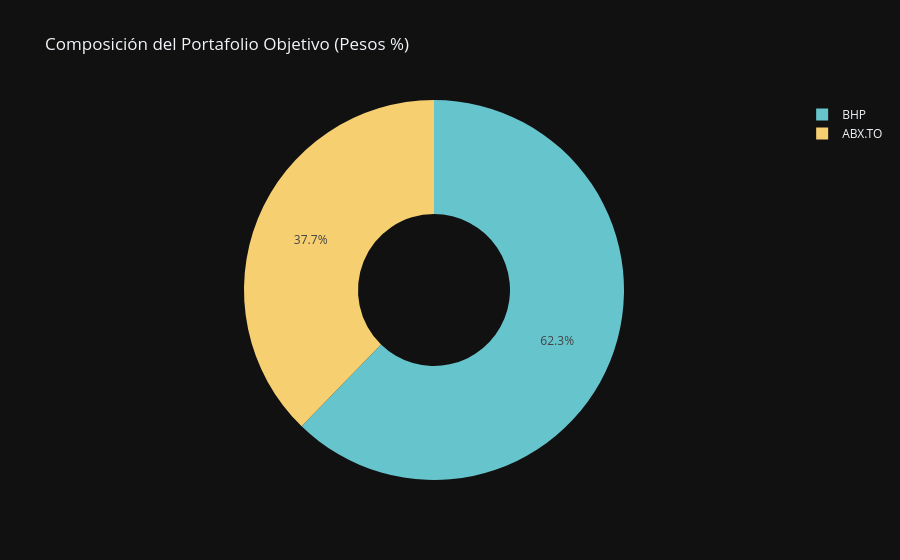
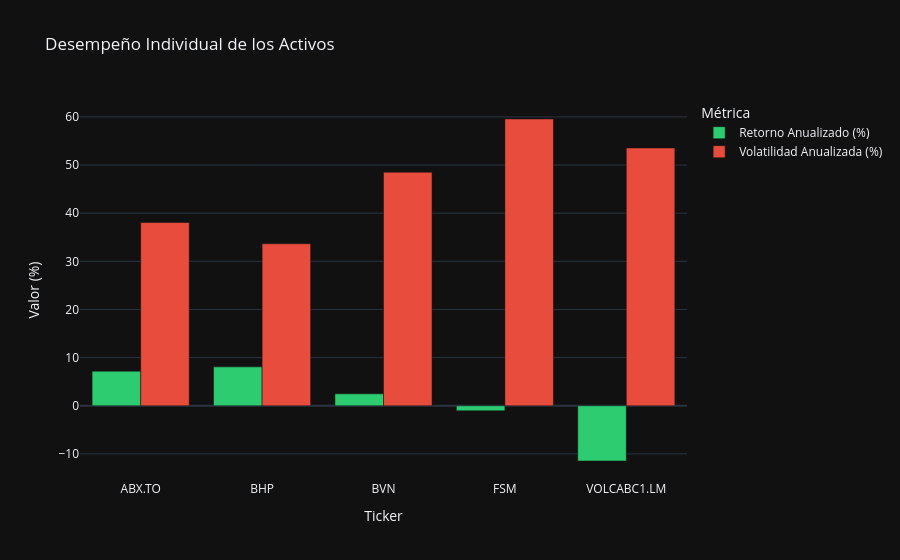
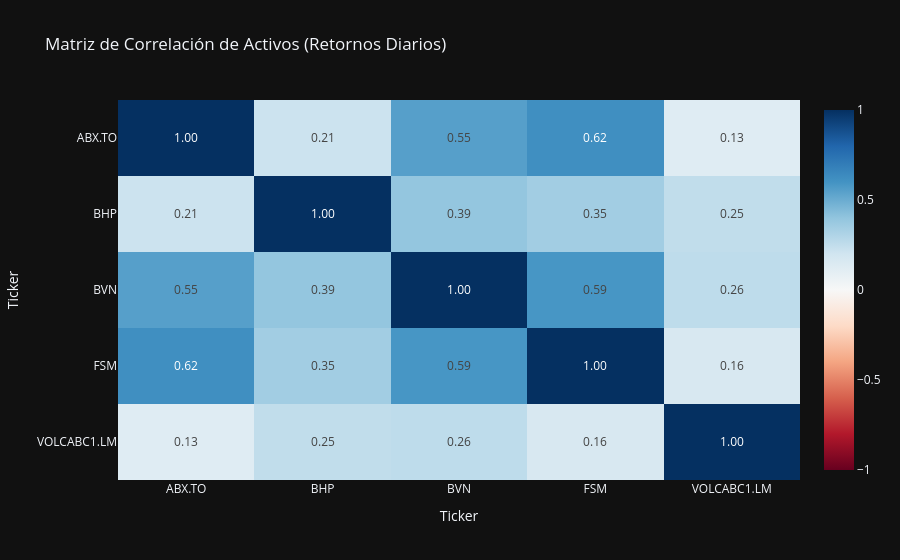

Write notebook code for charts like these, in order.
### Markdown cell above
## 6. Gráficos Descriptivos Adicionales

Incluimos la distribución del portafolio objetivo (Dona), el desempeño individual de activos (Barras) y la correlación (Heatmap) para complementar el análisis.

### Code cell
# 1. Composición del Portafolio Objetivo (Dona)
df_pesos = pd.DataFrame({'Ticker': TICKERS_ORDENADOS, 'Peso (%)': (w_optimo * 100).round(2)})
df_pesos_filtrado = df_pesos[df_pesos['Peso (%)'] > 0.01]
fig_dona = px.pie(
    df_pesos_filtrado, 
    values='Peso (%)', 
    names='Ticker', 
    title='Composición del Portafolio Objetivo (Pesos %)', 
    hole=0.4,
    color_discrete_sequence=px.colors.qualitative.Pastel
)
fig_dona.update_layout(template='plotly_dark')
fig_dona.show()

# 2. Desempeño Individual de los Activos
df_activos = pd.DataFrame({
    'Ticker': TICKERS_ORDENADOS,
    'Retorno Anualizado (%)': (mu * 100).round(2),
    'Volatilidad Anualizada (%)': (np.sqrt(np.diag(Sigma)) * 100).round(2)
})
df_long = df_activos.melt(id_vars='Ticker', value_vars=['Retorno Anualizado (%)', 'Volatilidad Anualizada (%)'],
                          var_name='Métrica', value_name='Valor (%)')
fig_activos = px.bar(
    df_long,
    x='Ticker',
    y='Valor (%)',
    color='Métrica',
    barmode='group',
    title='Desempeño Individual de los Activos',
    color_discrete_sequence=['#2ecc71', '#e74c3c']
)
fig_activos.update_layout(template='plotly_dark')
fig_activos.show()

# 3. Matriz de Correlación
correlaciones = retornos_diarios.corr()
fig_heatmap = px.imshow(
    correlaciones,
    text_auto=".2f",
    aspect="auto",
    color_continuous_scale="RdBu",
    zmin=-1, zmax=1,
    title="Matriz de Correlación de Activos (Retornos Diarios)"
)
fig_heatmap.update_layout(template='plotly_dark')
fig_heatmap.show()

### Figure 1 — Plotly figure (JSON) as saved in the notebook; plotly's stock layout.template omitted (floating-point values rounded to 4 significant figures)
{"data": [{"domain": {"x": [0, 1], "y": [0, 1]}, "hole": 0.4, "hovertemplate": "Ticker=%{label}<br>Peso (%)=%{value}<extra></extra>", "labels": ["ABX.TO", "BHP"], "legendgroup": "", "name": "", "showlegend": true, "type": "pie", "values": [37.73, 62.27]}], "layout": {"legend": {"tracegroupgap": 0}, "piecolorway": ["rgb(102, 197, 204)", "rgb(246, 207, 113)", "rgb(248, 156, 116)", "rgb(220, 176, 242)", "rgb(135, 197, 95)", "rgb(158, 185, 243)", "rgb(254, 136, 177)", "rgb(201, 219, 116)", "rgb(139, 224, 164)", "rgb(180, 151, 231)", "rgb(179, 179, 179)"], "title": {"text": "Composición del Portafolio Objetivo (Pesos %)"}}}

### Figure 2 — Plotly figure (JSON) as saved in the notebook; plotly's stock layout.template omitted (floating-point values rounded to 4 significant figures)
{"data": [{"alignmentgroup": "True", "hovertemplate": "Métrica=Retorno Anualizado (%)<br>Ticker=%{x}<br>Valor (%)=%{y}<extra></extra>", "legendgroup": "Retorno Anualizado (%)", "marker": {"color": "#2ecc71", "pattern": {"shape": ""}}, "name": "Retorno Anualizado (%)", "offsetgroup": "Retorno Anualizado (%)", "orientation": "v", "showlegend": true, "textposition": "auto", "type": "bar", "x": ["ABX.TO", "BHP", "BVN", "FSM", "VOLCABC1.LM"], "xaxis": "x", "y": [7.17, 8.08, 2.48, -1.04, -11.47], "yaxis": "y"}, {"alignmentgroup": "True", "hovertemplate": "Métrica=Volatilidad Anualizada (%)<br>Ticker=%{x}<br>Valor (%)=%{y}<extra></extra>", "legendgroup": "Volatilidad Anualizada (%)", "marker": {"color": "#e74c3c", "pattern": {"shape": ""}}, "name": "Volatilidad Anualizada (%)", "offsetgroup": "Volatilidad Anualizada (%)", "orientation": "v", "showlegend": true, "textposition": "auto", "type": "bar", "x": ["ABX.TO", "BHP", "BVN", "FSM", "VOLCABC1.LM"], "xaxis": "x", "y": [38.06, 33.65, 48.5, 59.56, 53.55], "yaxis": "y"}], "layout": {"barmode": "group", "legend": {"title": {"text": "Métrica"}, "tracegroupgap": 0}, "title": {"text": "Desempeño Individual de los Activos"}, "xaxis": {"anchor": "y", "domain": [0, 1], "title": {"text": "Ticker"}}, "yaxis": {"anchor": "x", "domain": [0, 1], "title": {"text": "Valor (%)"}}}}

### Figure 3 — Plotly figure (JSON) as saved in the notebook; plotly's stock layout.template omitted (floating-point values rounded to 4 significant figures)
{"data": [{"coloraxis": "coloraxis", "hovertemplate": "Ticker: %{x}<br>Ticker: %{y}<br>color: %{z}<extra></extra>", "name": "0", "texttemplate": "%{z:.2f}", "type": "heatmap", "x": ["ABX.TO", "BHP", "BVN", "FSM", "VOLCABC1.LM"], "xaxis": "x", "y": ["ABX.TO", "BHP", "BVN", "FSM", "VOLCABC1.LM"], "yaxis": "y", "z": [[1.0, 0.2145, 0.5507, 0.6194, 0.1253], [0.2145, 1.0, 0.3926, 0.3477, 0.2504], [0.5507, 0.3926, 1.0, 0.5888, 0.2593], [0.6194, 0.3477, 0.5888, 1.0, 0.1625], [0.1253, 0.2504, 0.2593, 0.1625, 1.0]]}], "layout": {"coloraxis": {"autocolorscale": false, "cmax": 1, "cmin": -1, "colorscale": [[0, "rgb(103,0,31)"], [0.1, "rgb(178,24,43)"], [0.2, "rgb(214,96,77)"], [0.3, "rgb(244,165,130)"], [0.4, "rgb(253,219,199)"], [0.5, "rgb(247,247,247)"], [0.6, "rgb(209,229,240)"], [0.7, "rgb(146,197,222)"], [0.8, "rgb(67,147,195)"], [0.9, "rgb(33,102,172)"], [1, "rgb(5,48,97)"]]}, "title": {"text": "Matriz de Correlación de Activos (Retornos Diarios)"}, "xaxis": {"anchor": "y", "domain": [0, 1], "title": {"text": "Ticker"}}, "yaxis": {"anchor": "x", "autorange": "reversed", "domain": [0, 1], "title": {"text": "Ticker"}}}}
